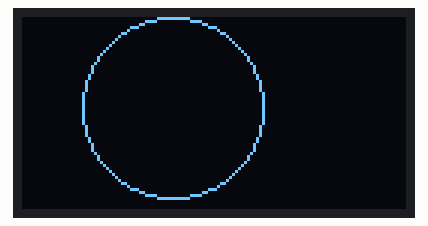
Simulated run of this sketch. Board: ESP32. Shown: 128×64 one-colour display.

Above: at 2.1 s.
At 3.1 s:
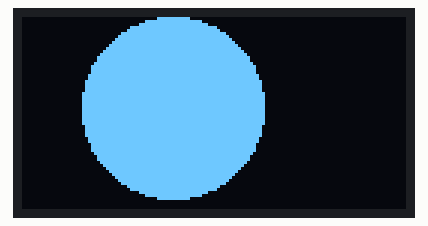
At 4.2 s:
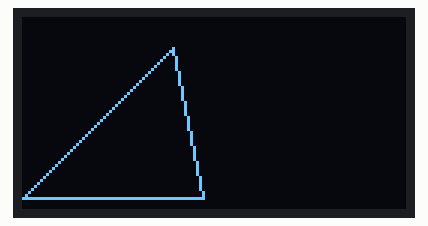
At 5.2 s:
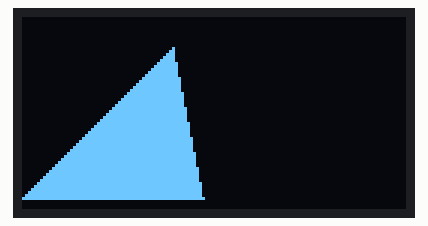
At 6.2 s:
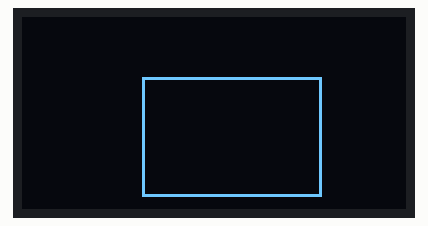
At 7.2 s:
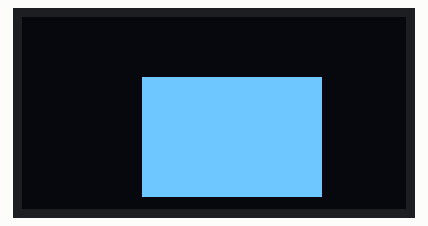

Measured:
- by itself, everything shown: repeats every 6.2 s, in 6 steps
- what the display in image 0 shows lasts 1.0 s, from 2.1 s to 3.1 s

The sketch:

OLED_SA.ino
```cpp
# include <SPI.h>
# include <Wire.h>
# include <Adafruit_GFX.h>
# include <Adafruit_SSD1306.h>

#define SCREEN_WIDTH 128 // OLED display width, in pixels
#define SCREEN_HEIGHT 64 // OLED display height, in pixels

#define OLED_RESET     4 // Reset pin # (or -1 if sharing Arduino reset pin)
Adafruit_SSD1306 display(SCREEN_WIDTH, SCREEN_HEIGHT, &Wire, OLED_RESET);

void setup() {
  Serial.begin(9600);

  // initialize display display with I2C address 0x3C
  if (!display.begin(SSD1306_SWITCHCAPVCC, 0x3C)) {
    Serial.println(F("failed to start SSD1306 display"));
    while (1);
  }

  delay(2000); // wait two seconds for initializing
  display.setCursor(0, 0);
}

void loop() {
  // draw a circle
  display.clearDisplay();
  display.drawCircle(50, 30, 30, WHITE);
  display.display();
  delay(1000);

  // fill a circle
  display.clearDisplay();
  display.fillCircle(50, 30, 30, WHITE);
  display.display();
  delay(1000);

  // draw a triangle
  display.clearDisplay();
  display.drawTriangle(50, 10, 0, 60, 60, 60, WHITE);
  display.display();
  delay(1000);

  // fill a triangle
  display.clearDisplay();
  display.fillTriangle(50, 10, 0, 60, 60, 60, WHITE);
  display.display();
  delay(1000);

  // draw a rectangle
  display.clearDisplay();
  display.drawRect(40, 20, 60, 40, WHITE);
  display.display();
  delay(1000);

  // fill a rectangle
  display.clearDisplay();
  display.fillRect(40, 20, 60, 40, WHITE);
  display.display();
  delay(1000);

}
```
